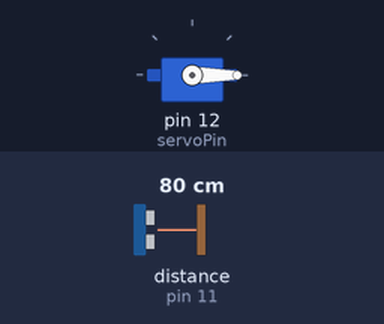
Bench run of a sketch on a simulated Arduino Uno, built with avr-gcc and run on an emulated ATmega328P. Parts: servo. Wiring (inferred from the names in the program): ultrasonic range finder: trigger pin 10; echo pin 11. The inputs (shaded band) are chosen by the test bench; at power-on: distance to the obstacle (sensor on pin 11) 80 cm. The echo pulse lasts 58.3 µs per cm; what the sketch prints to the serial monitor is not drawn.

Above: at 0.01 s.
1.3 s: distance to the obstacle (sensor on pin 11) set to 2 cm
At 2.0 s:
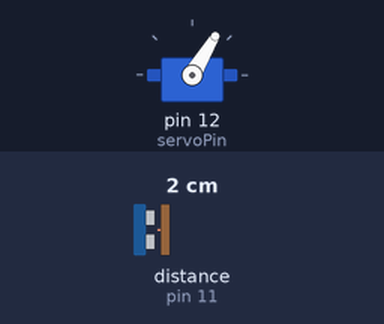
4.3 s: distance to the obstacle (sensor on pin 11) set to 299 cm
At 4.46 s:
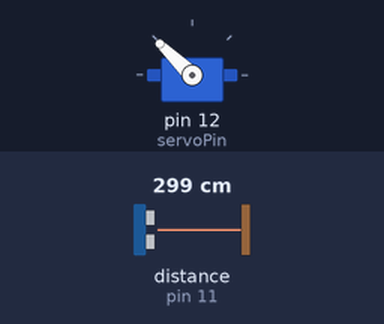
Timing chart, 0 to 13.3 s (numbered marks = the images above; inputs shaded):
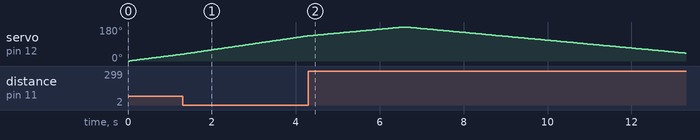

The sketch:

Radar.ino
```cpp
#include <Servo.h>


Servo radarServo;

const int trigPin = 10;
const int echoPin = 11;
const int servoPin = 12;

long duration;
int distance;


void setup() {
  pinMode(trigPin, OUTPUT);
  pinMode(echoPin, INPUT);

  radarServo.attach(servoPin);

  Serial.begin(9600);
}


int getDistance() {
  digitalWrite(trigPin, LOW);
  delayMicroseconds(2);

  digitalWrite(trigPin, HIGH);
  delayMicroseconds(10);
  digitalWrite(trigPin, LOW);

  duration = pulseIn(echoPin, HIGH);

  distance = duration * 0.034 / 2;
  return distance;
}

void loop() {

  // Sweep from 0° to 180°
  for (int angle = 0; angle <= 180; angle++) {

    radarServo.write(angle);
    delay(30);

    distance = getDistance();


    Serial.print(angle);
    Serial.print(",");
    Serial.print(distance);
    Serial.print(".");
  }

  // Sweep back
  for (int angle = 180; angle >= 0; angle--) {

    radarServo.write(angle);
    delay(30);

    distance = getDistance();


    Serial.print(angle);
    Serial.print(",");
    Serial.print(distance);
    Serial.print(".");
  }
}
```

Measured:
- by itself, servo on pin 12 (servoPin): rises from 133° to 180° in 2.2 s, then falls to 42° in 6.7 s
